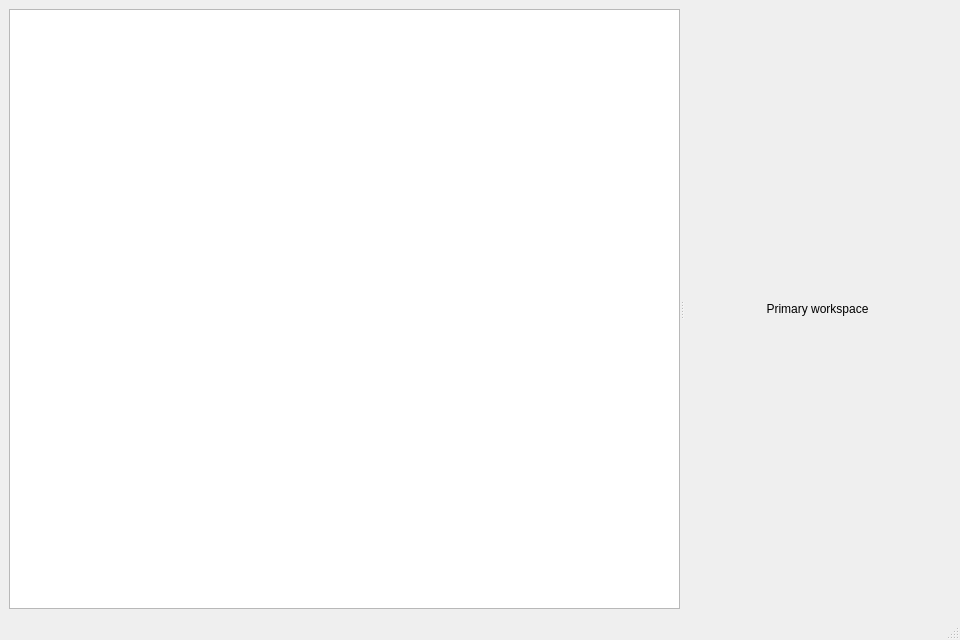
<?xml version="1.0" encoding="UTF-8"?>
<ui version="4.0">
 <class>MainWindow</class>
 <widget class="QMainWindow" name="MainWindow">
  <property name="geometry">
   <rect>
    <x>0</x>
    <y>0</y>
    <width>960</width>
    <height>640</height>
   </rect>
  </property>
  <property name="windowTitle">
   <string>Application</string>
  </property>
  <widget class="QWidget" name="centralwidget">
   <layout class="QVBoxLayout" name="centralLayout">
    <item>
     <widget class="QSplitter" name="workspaceSplitter">
      <property name="orientation">
       <enum>Qt::Horizontal</enum>
      </property>
      <widget class="QTreeView" name="navigationView"/>
      <widget class="QWidget" name="contentWidget">
       <layout class="QVBoxLayout" name="contentLayout">
        <item>
         <widget class="QLabel" name="contentPlaceholderLabel">
          <property name="text">
           <string>Primary workspace</string>
          </property>
          <property name="alignment">
           <set>Qt::AlignCenter</set>
          </property>
         </widget>
        </item>
       </layout>
      </widget>
     </widget>
    </item>
   </layout>
  </widget>
  <widget class="QMenuBar" name="menubar"/>
  <widget class="QStatusBar" name="statusbar"/>
 </widget>
 <resources/>
 <connections/>
</ui>
